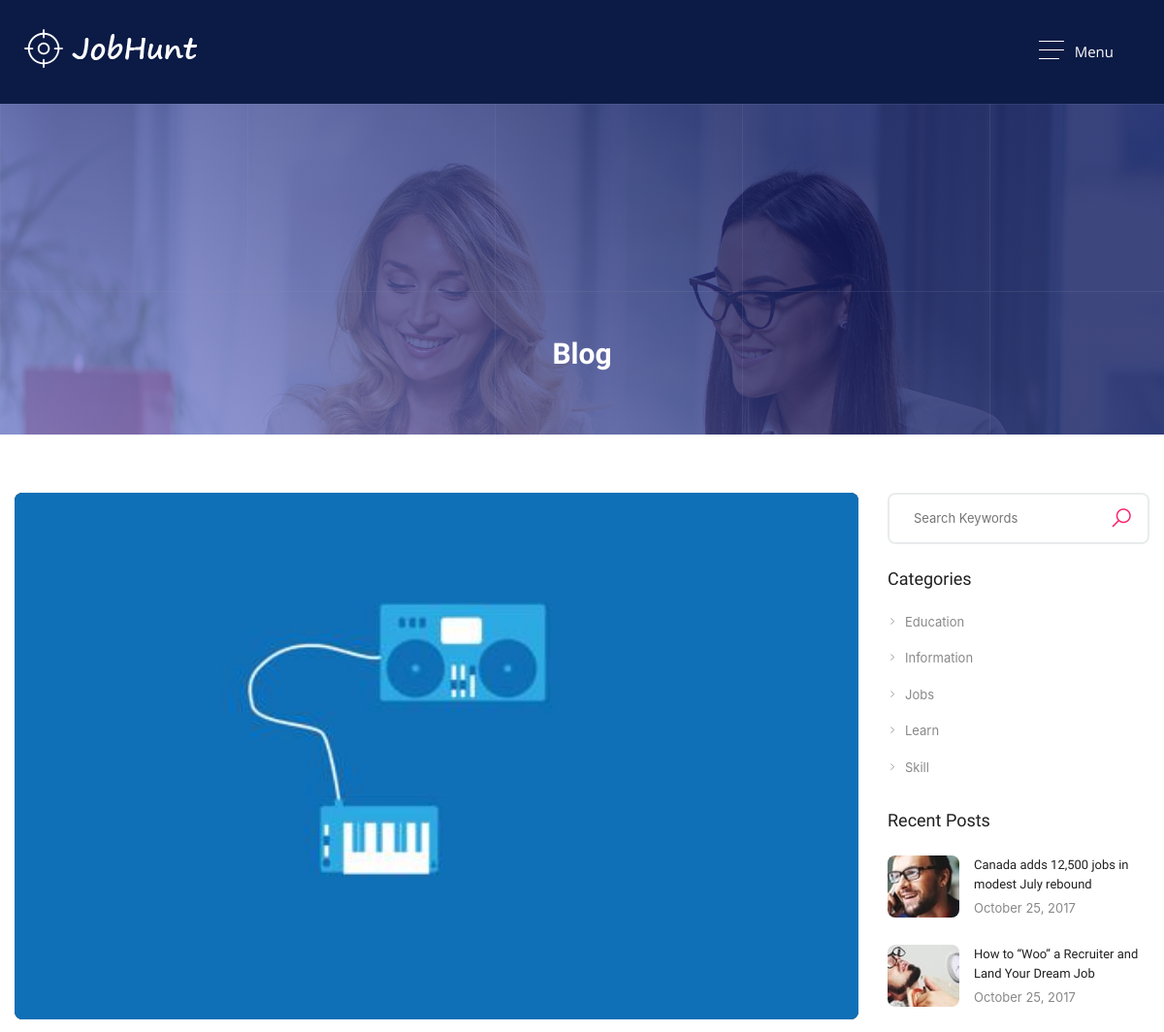
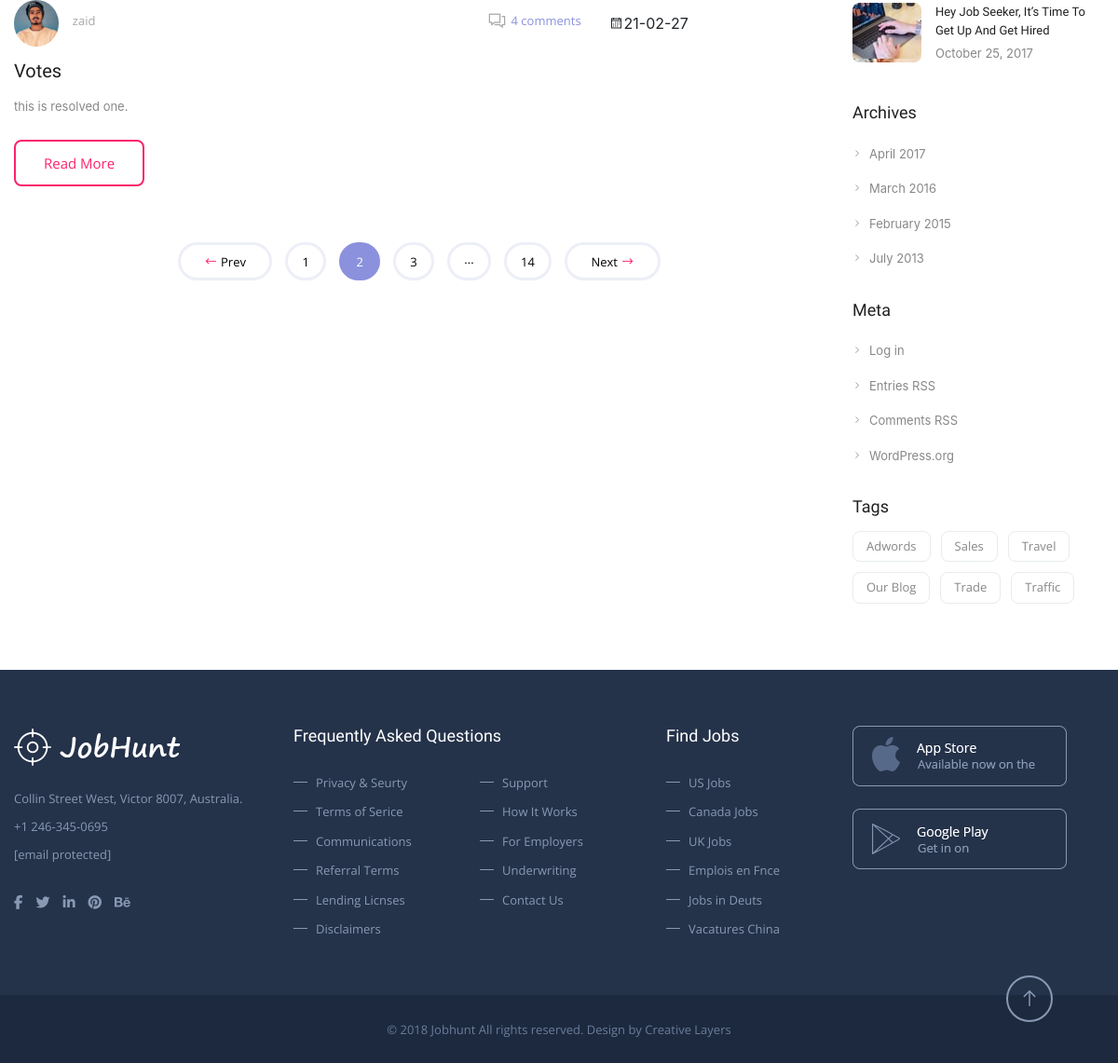
The page /posts on the database its author committed (2 pictures, top to bottom).
### app/models.py (models this page shows, shortened)
class Post(db.Model):
    id = db.Column(db.Integer,primary_key=True,)
    title = db.Column(db.String(35),nullable=False,unique=True)
    date_posted = db.Column(db.DateTime(30),nullable=False,default=datetime.utcnow)
    image_file=db.Column(db.String(20),nullable=True)
    content = db.Column(db.Text(10),nullable=False)
    user_id = db.Column(db.Integer,db.ForeignKey('user.id'),nullable=False)

class User(db.Model,UserMixin):
    id = db.Column(db.Integer,primary_key=True,)
    username = db.Column(db.String(15),nullable=False,unique=True)
    email = db.Column(db.String(30),nullable=False,unique=True)
    image_file=db.Column(db.String(20),nullable=False,default='default.png')
    password = db.Column(db.String(10),nullable=False)
    posts = db.relationship('Post',backref='author',lazy=True)

### app/routes.py (the view)
@app.route('/posts',methods=['POST','GET'])
def posts():
    posts = Post.query.all()
    return render_template('blog_list.html',posts=posts)

### app/templates/blog_list.html
{% extends "nav.html" %}
{% block nav %}
	<section class="overlape">
		<div class="block no-padding">
			<div data-velocity="-.1" style="background: url(images/resource/mslider1.jpg) repeat scroll 50% 422.28px transparent;" class="parallax scrolly-invisible no-parallax"></div>
			<div class="container fluid">
				<div class="row">
					<div class="col-lg-12">
						<div class="inner-header">
							<h3>Blog</h3>
						</div>
					</div>
				</div>
			</div>
		</div>
	</section>
	<section>
		<div class="block">
			<div class="container">
				 <div class="row">
				 	<div class="col-sm-9 column">
				 		<div class="bloglist-sec">
							{% for post in posts %}
				 			<div class="blogpost">
				 				<div class="blog-posthumb"> <a href="#" title=""><img src="{{ url_for('static',filename='posts/'+post.image_file)}}" alt="" /></a> </div>
				 				<div class="blog-postdetail">
				 					<ul class="post-metas"><li><a href="" title=""> <li><a href="" title=""><img src="{{ url_for ('static',filename='profile_pic/'+post.author.image_file)}}" alt="" style="width: 10%;"/>{{post.author.username}}</a></li><i class="la la-calendar-o"></i>{{post.date_posted.strftime('%y-%m-%d')}}</a></li><li><a class="metascomment" href="#" title=""><i class="la la-comments"></i>4 comments</a></li></ul>
				 					<h3><a href="{{url_for('post_detail',post_id=post.id)}}" title="">{{post.title}}</a></h3>
				 					<p>{{post.content}}.</p>
				 					<a class="bbutton" href="#" title="">Read More</a>
				 				</div>
				 			</div>
							 {% endfor %}
				 			<div class="pagination">
								<ul>
									<li class="prev"><a href="#"><i class="la la-long-arrow-left"></i> Prev</a></li>
									<li><a href="#">1</a></li>
									<li class="active"><a href="#">2</a></li>
									<li><a href="#">3</a></li>
									<li><span class="delimeter">...</span></li>
									<li><a href="#">14</a></li>
									<li class="next"><a href="#">Next <i class="la la-long-arrow-right"></i></a></li>
								</ul>
							</div>
				 		</div>
					</div>
					<aside class="col-lg-3 column">
						<div class="widget">
				 			<div class="search_widget_job no-margin">
				 				<div class="field_w_search">
				 					<input placeholder="Search Keywords" type="text">
				 					<i class="la la-search"></i>
				 				</div>
				 			</div>
				 		</div>
				 		<div class="widget">
				 			<h3>Categories</h3>
				 			<div class="sidebar-links">
				 				<a href="#" title=""><i class="la la-angle-right"></i>Education</a>
				 				<a href="#" title=""><i class="la la-angle-right"></i>Information</a>
				 				<a href="#" title=""><i class="la la-angle-right"></i>Jobs</a>
				 				<a href="#" title=""><i class="la la-angle-right"></i>Learn</a>
				 				<a href="#" title=""><i class="la la-angle-right"></i>Skill</a>
				 			</div>
				 		</div>
				 		<div class="widget">
				 			<h3>Recent Posts</h3>
				 			<div class="post_widget">
				 				<div class="mini-blog">
				 					<span><a href="#" title=""><img src="images/resource/mb1.jpg" alt="" /></a></span>
				 					<div class="mb-info">
				 						<h3><a href="#" title="">Canada adds 12,500 jobs in modest July rebound</a></h3>
				 						<span>October 25, 2017</span>
				 					</div>
				 				</div>
				 				<div class="mini-blog">
				 					<span><a href="#" title=""><img src="images/resource/mb2.jpg" alt="" /></a></span>
				 					<div class="mb-info">
				 						<h3><a href="#" title="">How to “Woo” a Recruiter and Land Your Dream Job</a></h3>
				 						<span>October 25, 2017</span>
				 					</div>
				 				</div>
				 				<div class="mini-blog">
				 					<span><a href="#" title=""><img src="images/resource/mb3.jpg" alt="" /></a></span>
				 					<div class="mb-info">
				 						<h3><a href="#" title="">Hey Job Seeker, It’s Time To Get Up And Get Hired</a></h3>
				 						<span>October 25, 2017</span>
				 					</div>
				 				</div>
				 			</div>
				 		</div>
				 		<div class="widget">
				 			<h3>Archives</h3>
				 			<div class="sidebar-links">
				 				<a href="#" title=""><i class="la la-angle-right"></i>April 2017</a>
				 				<a href="#" title=""><i class="la la-angle-right"></i>March 2016</a>
				 				<a href="#" title=""><i class="la la-angle-right"></i>February 2015</a>
				 				<a href="#" title=""><i class="la la-angle-right"></i>July 2013</a>
				 			</div>
				 		</div>
				 		<div class="widget">
				 			<h3>Meta</h3>
				 			<div class="sidebar-links">
				 				<a href="#" title=""><i class="la la-angle-right"></i>Log in</a>
				 				<a href="#" title=""><i class="la la-angle-right"></i>Entries RSS</a>
				 				<a href="#" title=""><i class="la la-angle-right"></i>Comments RSS</a>
				 				<a href="#" title=""><i class="la la-angle-right"></i>WordPress.org</a>
				 			</div>
				 		</div>
				 		<div class="widget">
				 			<h3>Tags</h3>
				 			<div class="tags_widget">
				 				<a href="#" title="">Adwords</a>
				 				<a href="#" title="">Sales</a>
				 				<a href="#" title="">Travel</a>
				 				<a href="#" title="">Our Blog</a>
				 				<a href="#" title="">Trade</a>
				 				<a href="#" title="">Traffic</a>
				 			</div>
				 		</div>
					</aside>
				 </div>
			</div>
		</div>
	</section>
{% endblock nav %}

### rows shown on the page
Post: image_file (picture), author.username "zaid", date_posted "21-02-27", title "Votes", content "this is resolved one"
